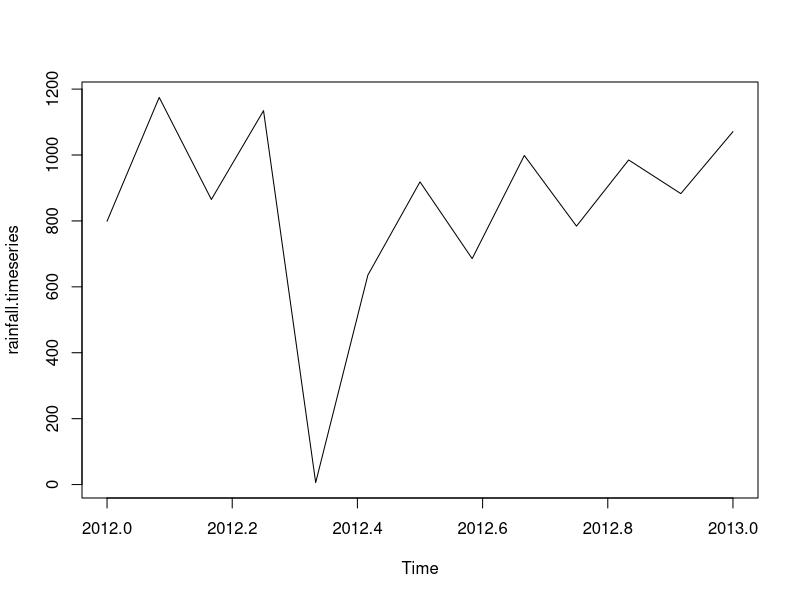

Here is the R script that generated this plot:
rainfall <- c(799,1174.8,865.1,1134.6,6,635.4,918.5,685.5,998.6,784.2,985,882.8,1071) 
rainfall.timeseries <- ts(rainfall,start = c(2012,1),frequency=12) 
print(rainfall.timeseries) 
plot(rainfall.timeseries) 
